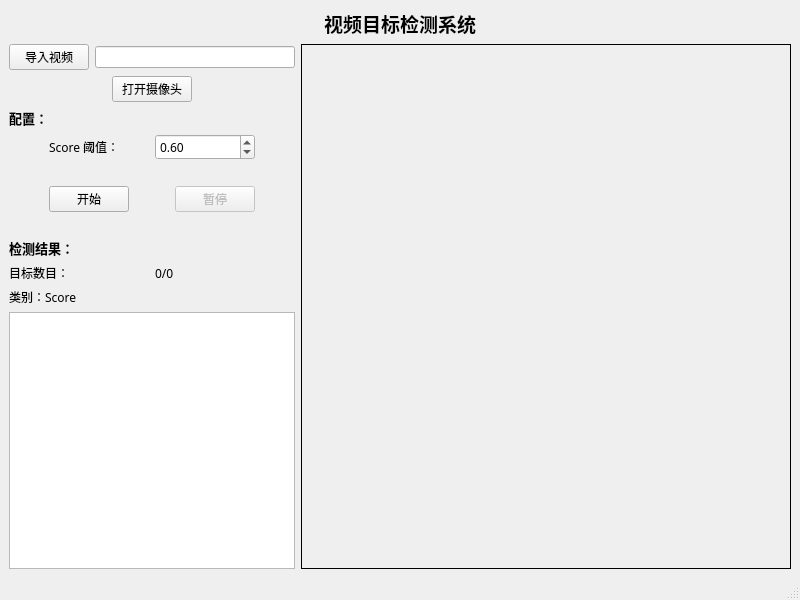
<?xml version="1.0" encoding="UTF-8"?>
<ui version="4.0">
 <class>MainWindow</class>
 <widget class="QMainWindow" name="MainWindow">
  <property name="geometry">
   <rect>
    <x>0</x>
    <y>0</y>
    <width>800</width>
    <height>600</height>
   </rect>
  </property>
  <property name="windowTitle">
   <string>MainWindow</string>
  </property>
  <widget class="QWidget" name="centralwidget">
   <layout class="QVBoxLayout" name="verticalLayout_2">
    <item>
     <layout class="QHBoxLayout" name="horizontalLayout_5">
      <item>
       <spacer name="horizontalSpacer_7">
        <property name="orientation">
         <enum>Qt::Horizontal</enum>
        </property>
        <property name="sizeHint" stdset="0">
         <size>
          <width>40</width>
          <height>20</height>
         </size>
        </property>
       </spacer>
      </item>
      <item>
       <widget class="QLabel" name="title">
        <property name="sizePolicy">
         <sizepolicy hsizetype="Preferred" vsizetype="Preferred">
          <horstretch>0</horstretch>
          <verstretch>0</verstretch>
         </sizepolicy>
        </property>
        <property name="font">
         <font>
          <family>思源黑体 CN</family>
          <pointsize>14</pointsize>
          <weight>75</weight>
          <bold>true</bold>
         </font>
        </property>
        <property name="text">
         <string>视频目标检测系统</string>
        </property>
       </widget>
      </item>
      <item>
       <spacer name="horizontalSpacer_5">
        <property name="orientation">
         <enum>Qt::Horizontal</enum>
        </property>
        <property name="sizeHint" stdset="0">
         <size>
          <width>40</width>
          <height>20</height>
         </size>
        </property>
       </spacer>
      </item>
     </layout>
    </item>
    <item>
     <layout class="QFormLayout" name="formLayout">
      <item row="0" column="0">
       <layout class="QVBoxLayout" name="_2">
        <item>
         <layout class="QHBoxLayout" name="horizontalLayout">
          <item>
           <widget class="QPushButton" name="import_btn">
            <property name="font">
             <font>
              <family>思源黑体 CN</family>
             </font>
            </property>
            <property name="text">
             <string>导入视频</string>
            </property>
           </widget>
          </item>
          <item>
           <widget class="QLineEdit" name="file_path"/>
          </item>
         </layout>
        </item>
        <item>
         <layout class="QHBoxLayout" name="horizontalLayout_7">
          <item>
           <spacer name="horizontalSpacer_9">
            <property name="orientation">
             <enum>Qt::Horizontal</enum>
            </property>
            <property name="sizeHint" stdset="0">
             <size>
              <width>40</width>
              <height>20</height>
             </size>
            </property>
           </spacer>
          </item>
          <item>
           <widget class="QPushButton" name="open_camera_btn">
            <property name="font">
             <font>
              <family>思源黑体 CN</family>
             </font>
            </property>
            <property name="text">
             <string>打开摄像头</string>
            </property>
           </widget>
          </item>
          <item>
           <spacer name="horizontalSpacer_8">
            <property name="orientation">
             <enum>Qt::Horizontal</enum>
            </property>
            <property name="sizeHint" stdset="0">
             <size>
              <width>40</width>
              <height>20</height>
             </size>
            </property>
           </spacer>
          </item>
         </layout>
        </item>
        <item>
         <layout class="QVBoxLayout" name="config_vl">
          <property name="bottomMargin">
           <number>20</number>
          </property>
          <item>
           <widget class="QLabel" name="config_lb">
            <property name="font">
             <font>
              <family>思源黑体 CN</family>
              <pointsize>10</pointsize>
              <weight>75</weight>
              <bold>true</bold>
             </font>
            </property>
            <property name="text">
             <string>配置：</string>
            </property>
           </widget>
          </item>
          <item>
           <layout class="QHBoxLayout" name="horizontalLayout_2">
            <item>
             <spacer name="horizontalSpacer_4">
              <property name="orientation">
               <enum>Qt::Horizontal</enum>
              </property>
              <property name="sizeType">
               <enum>QSizePolicy::Preferred</enum>
              </property>
              <property name="sizeHint" stdset="0">
               <size>
                <width>40</width>
                <height>20</height>
               </size>
              </property>
             </spacer>
            </item>
            <item>
             <widget class="QLabel" name="iou_lb">
              <property name="font">
               <font>
                <family>思源黑体 CN</family>
               </font>
              </property>
              <property name="text">
               <string>Score 阈值：</string>
              </property>
             </widget>
            </item>
            <item>
             <widget class="QDoubleSpinBox" name="score_value">
              <property name="font">
               <font>
                <family>思源黑体 CN</family>
               </font>
              </property>
              <property name="maximum">
               <double>1.000000000000000</double>
              </property>
              <property name="singleStep">
               <double>0.010000000000000</double>
              </property>
              <property name="value">
               <double>0.600000000000000</double>
              </property>
             </widget>
            </item>
            <item>
             <spacer name="horizontalSpacer_6">
              <property name="orientation">
               <enum>Qt::Horizontal</enum>
              </property>
              <property name="sizeType">
               <enum>QSizePolicy::Preferred</enum>
              </property>
              <property name="sizeHint" stdset="0">
               <size>
                <width>40</width>
                <height>20</height>
               </size>
              </property>
             </spacer>
            </item>
           </layout>
          </item>
         </layout>
        </item>
        <item>
         <layout class="QHBoxLayout" name="horizontalLayout_4">
          <item>
           <spacer name="horizontalSpacer_2">
            <property name="orientation">
             <enum>Qt::Horizontal</enum>
            </property>
            <property name="sizeHint" stdset="0">
             <size>
              <width>40</width>
              <height>20</height>
             </size>
            </property>
           </spacer>
          </item>
          <item>
           <widget class="QPushButton" name="start_btn">
            <property name="font">
             <font>
              <family>思源黑体 CN</family>
             </font>
            </property>
            <property name="text">
             <string>开始</string>
            </property>
           </widget>
          </item>
          <item>
           <spacer name="horizontalSpacer">
            <property name="orientation">
             <enum>Qt::Horizontal</enum>
            </property>
            <property name="sizeHint" stdset="0">
             <size>
              <width>40</width>
              <height>20</height>
             </size>
            </property>
           </spacer>
          </item>
          <item>
           <widget class="QPushButton" name="stop_btn">
            <property name="enabled">
             <bool>false</bool>
            </property>
            <property name="font">
             <font>
              <family>思源黑体 CN</family>
             </font>
            </property>
            <property name="text">
             <string>暂停</string>
            </property>
           </widget>
          </item>
          <item>
           <spacer name="horizontalSpacer_3">
            <property name="orientation">
             <enum>Qt::Horizontal</enum>
            </property>
            <property name="sizeHint" stdset="0">
             <size>
              <width>40</width>
              <height>20</height>
             </size>
            </property>
           </spacer>
          </item>
         </layout>
        </item>
        <item>
         <layout class="QVBoxLayout" name="verticalLayout">
          <property name="topMargin">
           <number>20</number>
          </property>
          <item>
           <widget class="QLabel" name="result_lb">
            <property name="font">
             <font>
              <family>思源黑体 CN</family>
              <pointsize>10</pointsize>
              <weight>75</weight>
              <bold>true</bold>
             </font>
            </property>
            <property name="text">
             <string>检测结果：</string>
            </property>
           </widget>
          </item>
          <item>
           <layout class="QHBoxLayout" name="horizontalLayout_3">
            <item>
             <widget class="QLabel" name="object_num_lb">
              <property name="font">
               <font>
                <family>思源黑体 CN</family>
               </font>
              </property>
              <property name="text">
               <string>目标数目：</string>
              </property>
             </widget>
            </item>
            <item>
             <widget class="QLabel" name="num_lb">
              <property name="font">
               <font>
                <family>思源黑体 CN</family>
               </font>
              </property>
              <property name="text">
               <string>0/0</string>
              </property>
             </widget>
            </item>
           </layout>
          </item>
          <item>
           <layout class="QHBoxLayout" name="horizontalLayout_6">
            <item>
             <widget class="QLabel" name="label_3">
              <property name="font">
               <font>
                <family>思源黑体 CN</family>
               </font>
              </property>
              <property name="text">
               <string>类别：Score</string>
              </property>
              <property name="alignment">
               <set>Qt::AlignLeading|Qt::AlignLeft|Qt::AlignVCenter</set>
              </property>
             </widget>
            </item>
           </layout>
          </item>
          <item>
           <widget class="QListView" name="result_show">
            <property name="font">
             <font>
              <family>思源黑体 CN</family>
              <pointsize>16</pointsize>
              <weight>75</weight>
              <bold>true</bold>
             </font>
            </property>
           </widget>
          </item>
         </layout>
        </item>
       </layout>
      </item>
      <item row="0" column="1">
       <widget class="QLabel" name="label">
        <property name="contextMenuPolicy">
         <enum>Qt::DefaultContextMenu</enum>
        </property>
        <property name="frameShape">
         <enum>QFrame::Box</enum>
        </property>
        <property name="frameShadow">
         <enum>QFrame::Plain</enum>
        </property>
        <property name="text">
         <string/>
        </property>
       </widget>
      </item>
     </layout>
    </item>
   </layout>
  </widget>
  <widget class="QMenuBar" name="menubar">
   <property name="geometry">
    <rect>
     <x>0</x>
     <y>0</y>
     <width>800</width>
     <height>18</height>
    </rect>
   </property>
  </widget>
  <widget class="QStatusBar" name="statusbar"/>
 </widget>
 <resources/>
 <connections/>
</ui>
